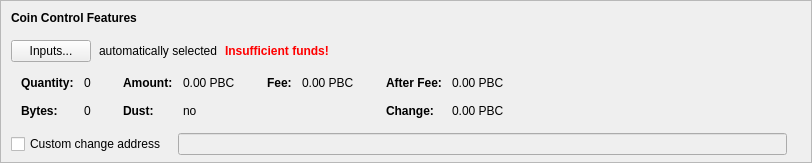
    <widget class="QFrame" name="frameCoinControl">
     <property name="sizePolicy">
      <sizepolicy hsizetype="Expanding" vsizetype="Expanding">
       <horstretch>0</horstretch>
       <verstretch>0</verstretch>
      </sizepolicy>
     </property>
     <property name="maximumSize">
      <size>
       <width>16777215</width>
       <height>16777215</height>
      </size>
     </property>
     <property name="frameShape">
      <enum>QFrame::StyledPanel</enum>
     </property>
     <property name="frameShadow">
      <enum>QFrame::Sunken</enum>
     </property>
     <layout class="QVBoxLayout" name="verticalLayoutCoinControl2">
      <property name="spacing">
       <number>0</number>
      </property>
      <property name="leftMargin">
       <number>0</number>
      </property>
      <property name="topMargin">
       <number>0</number>
      </property>
      <property name="rightMargin">
       <number>0</number>
      </property>
      <property name="bottomMargin">
       <number>6</number>
      </property>
      <item>
       <layout class="QVBoxLayout" name="verticalLayoutCoinControl" stretch="0,0,0,0,1">
        <property name="spacing">
         <number>0</number>
        </property>
        <property name="leftMargin">
         <number>10</number>
        </property>
        <property name="topMargin">
         <number>10</number>
        </property>
        <item>
         <layout class="QHBoxLayout" name="horizontalLayoutCoinControl1">
          <property name="bottomMargin">
           <number>15</number>
          </property>
          <item>
           <widget class="QLabel" name="labelCoinControlFeatures">
            <property name="sizePolicy">
             <sizepolicy hsizetype="Preferred" vsizetype="Maximum">
              <horstretch>0</horstretch>
              <verstretch>0</verstretch>
             </sizepolicy>
            </property>
            <property name="font">
             <font>
              <weight>75</weight>
              <bold>true</bold>
             </font>
            </property>
            <property name="styleSheet">
             <string notr="true">font-weight:bold;</string>
            </property>
            <property name="text">
             <string>Coin Control Features</string>
            </property>
           </widget>
          </item>
         </layout>
        </item>
        <item>
         <layout class="QHBoxLayout" name="horizontalLayoutCoinControl2" stretch="0,0,0,0">
          <property name="spacing">
           <number>8</number>
          </property>
          <property name="bottomMargin">
           <number>10</number>
          </property>
          <item>
           <widget class="QPushButton" name="pushButtonCoinControl">
            <property name="styleSheet">
             <string notr="true"/>
            </property>
            <property name="text">
             <string>Inputs...</string>
            </property>
            <property name="autoDefault">
             <bool>false</bool>
            </property>
           </widget>
          </item>
          <item>
           <widget class="QLabel" name="labelCoinControlAutomaticallySelected">
            <property name="text">
             <string>automatically selected</string>
            </property>
            <property name="margin">
             <number>5</number>
            </property>
           </widget>
          </item>
          <item>
           <widget class="QLabel" name="labelCoinControlInsuffFunds">
            <property name="font">
             <font>
              <weight>75</weight>
              <bold>true</bold>
             </font>
            </property>
            <property name="styleSheet">
             <string notr="true">color:red;font-weight:bold;</string>
            </property>
            <property name="text">
             <string>Insufficient funds!</string>
            </property>
            <property name="margin">
             <number>5</number>
            </property>
           </widget>
          </item>
          <item>
           <spacer name="horizontalSpacerCoinControl">
            <property name="orientation">
             <enum>Qt::Horizontal</enum>
            </property>
            <property name="sizeHint" stdset="0">
             <size>
              <width>40</width>
              <height>1</height>
             </size>
            </property>
           </spacer>
          </item>
         </layout>
        </item>
        <item>
         <widget class="QWidget" name="widgetCoinControl" native="true">
          <property name="sizePolicy">
           <sizepolicy hsizetype="Preferred" vsizetype="Preferred">
            <horstretch>0</horstretch>
            <verstretch>0</verstretch>
           </sizepolicy>
          </property>
          <property name="minimumSize">
           <size>
            <width>0</width>
            <height>0</height>
           </size>
          </property>
          <property name="styleSheet">
           <string notr="true"/>
          </property>
          <layout class="QHBoxLayout" name="horizontalLayoutCoinControl5">
           <property name="leftMargin">
            <number>0</number>
           </property>
           <property name="topMargin">
            <number>0</number>
           </property>
           <property name="rightMargin">
            <number>0</number>
           </property>
           <property name="bottomMargin">
            <number>0</number>
           </property>
           <item>
            <layout class="QHBoxLayout" name="horizontalLayoutCoinControl3" stretch="0,0,0,1">
             <property name="spacing">
              <number>20</number>
             </property>
             <property name="topMargin">
              <number>0</number>
             </property>
             <property name="bottomMargin">
              <number>10</number>
             </property>
             <item>
              <layout class="QFormLayout" name="formLayoutCoinControl1">
               <property name="horizontalSpacing">
                <number>10</number>
               </property>
               <property name="verticalSpacing">
                <number>14</number>
               </property>
               <property name="leftMargin">
                <number>10</number>
               </property>
               <property name="topMargin">
                <number>4</number>
               </property>
               <property name="rightMargin">
                <number>6</number>
               </property>
               <item row="0" column="0">
                <widget class="QLabel" name="labelCoinControlQuantityText">
                 <property name="font">
                  <font>
                   <weight>75</weight>
                   <bold>true</bold>
                  </font>
                 </property>
                 <property name="text">
                  <string>Quantity:</string>
                 </property>
                 <property name="margin">
                  <number>0</number>
                 </property>
                </widget>
               </item>
               <item row="0" column="1">
                <widget class="QLabel" name="labelCoinControlQuantity">
                 <property name="cursor">
                  <cursorShape>IBeamCursor</cursorShape>
                 </property>
                 <property name="contextMenuPolicy">
                  <enum>Qt::ActionsContextMenu</enum>
                 </property>
                 <property name="text">
                  <string notr="true">0</string>
                 </property>
                 <property name="margin">
                  <number>0</number>
                 </property>
                 <property name="textInteractionFlags">
                  <set>Qt::LinksAccessibleByMouse|Qt::TextSelectableByKeyboard|Qt::TextSelectableByMouse</set>
                 </property>
                </widget>
               </item>
               <item row="1" column="0">
                <widget class="QLabel" name="labelCoinControlBytesText">
                 <property name="font">
                  <font>
                   <weight>75</weight>
                   <bold>true</bold>
                  </font>
                 </property>
                 <property name="text">
                  <string>Bytes:</string>
                 </property>
                </widget>
               </item>
               <item row="1" column="1">
                <widget class="QLabel" name="labelCoinControlBytes">
                 <property name="cursor">
                  <cursorShape>IBeamCursor</cursorShape>
                 </property>
                 <property name="contextMenuPolicy">
                  <enum>Qt::ActionsContextMenu</enum>
                 </property>
                 <property name="text">
                  <string notr="true">0</string>
                 </property>
                 <property name="textInteractionFlags">
                  <set>Qt::LinksAccessibleByMouse|Qt::TextSelectableByKeyboard|Qt::TextSelectableByMouse</set>
                 </property>
                </widget>
               </item>
              </layout>
             </item>
             <item>
              <layout class="QFormLayout" name="formLayoutCoinControl2">
               <property name="horizontalSpacing">
                <number>10</number>
               </property>
               <property name="verticalSpacing">
                <number>14</number>
               </property>
               <property name="leftMargin">
                <number>6</number>
               </property>
               <property name="topMargin">
                <number>4</number>
               </property>
               <property name="rightMargin">
                <number>6</number>
               </property>
               <item row="0" column="0">
                <widget class="QLabel" name="labelCoinControlAmountText">
                 <property name="font">
                  <font>
                   <weight>75</weight>
                   <bold>true</bold>
                  </font>
                 </property>
                 <property name="text">
                  <string>Amount:</string>
                 </property>
                 <property name="margin">
                  <number>0</number>
                 </property>
                </widget>
               </item>
               <item row="0" column="1">
                <widget class="QLabel" name="labelCoinControlAmount">
                 <property name="cursor">
                  <cursorShape>IBeamCursor</cursorShape>
                 </property>
                 <property name="contextMenuPolicy">
                  <enum>Qt::ActionsContextMenu</enum>
                 </property>
                 <property name="text">
                  <string notr="true">0.00 PBC</string>
                 </property>
                 <property name="textInteractionFlags">
                  <set>Qt::LinksAccessibleByMouse|Qt::TextSelectableByKeyboard|Qt::TextSelectableByMouse</set>
                 </property>
                </widget>
               </item>
               <item row="1" column="0">
                <widget class="QLabel" name="labelCoinControlLowOutputText">
                 <property name="font">
                  <font>
                   <weight>75</weight>
                   <bold>true</bold>
                  </font>
                 </property>
                 <property name="text">
                  <string>Dust:</string>
                 </property>
                </widget>
               </item>
               <item row="1" column="1">
                <widget class="QLabel" name="labelCoinControlLowOutput">
                 <property name="cursor">
                  <cursorShape>IBeamCursor</cursorShape>
                 </property>
                 <property name="contextMenuPolicy">
                  <enum>Qt::ActionsContextMenu</enum>
                 </property>
                 <property name="text">
                  <string notr="true">no</string>
                 </property>
                 <property name="textInteractionFlags">
                  <set>Qt::LinksAccessibleByMouse|Qt::TextSelectableByKeyboard|Qt::TextSelectableByMouse</set>
                 </property>
                </widget>
               </item>
              </layout>
             </item>
             <item>
              <layout class="QFormLayout" name="formLayoutCoinControl3">
               <property name="horizontalSpacing">
                <number>10</number>
               </property>
               <property name="verticalSpacing">
                <number>14</number>
               </property>
               <property name="leftMargin">
                <number>6</number>
               </property>
               <property name="topMargin">
                <number>4</number>
               </property>
               <property name="rightMargin">
                <number>6</number>
               </property>
               <item row="0" column="0">
                <widget class="QLabel" name="labelCoinControlFeeText">
                 <property name="font">
                  <font>
                   <weight>75</weight>
                   <bold>true</bold>
                  </font>
                 </property>
                 <property name="text">
                  <string>Fee:</string>
                 </property>
                 <property name="margin">
                  <number>0</number>
                 </property>
                </widget>
               </item>
               <item row="0" column="1">
                <widget class="QLabel" name="labelCoinControlFee">
                 <property name="cursor">
                  <cursorShape>IBeamCursor</cursorShape>
                 </property>
                 <property name="contextMenuPolicy">
                  <enum>Qt::ActionsContextMenu</enum>
                 </property>
                 <property name="text">
                  <string notr="true">0.00 PBC</string>
                 </property>
                 <property name="textInteractionFlags">
                  <set>Qt::LinksAccessibleByMouse|Qt::TextSelectableByKeyboard|Qt::TextSelectableByMouse</set>
                 </property>
                </widget>
               </item>
              </layout>
             </item>
             <item>
              <layout class="QFormLayout" name="formLayoutCoinControl4">
               <property name="horizontalSpacing">
                <number>10</number>
               </property>
               <property name="verticalSpacing">
                <number>14</number>
               </property>
               <property name="leftMargin">
                <number>6</number>
               </property>
               <property name="topMargin">
                <number>4</number>
               </property>
               <property name="rightMargin">
                <number>6</number>
               </property>
               <item row="0" column="0">
                <widget class="QLabel" name="labelCoinControlAfterFeeText">
                 <property name="font">
                  <font>
                   <weight>75</weight>
                   <bold>true</bold>
                  </font>
                 </property>
                 <property name="text">
                  <string>After Fee:</string>
                 </property>
                 <property name="margin">
                  <number>0</number>
                 </property>
                </widget>
               </item>
               <item row="0" column="1">
                <widget class="QLabel" name="labelCoinControlAfterFee">
                 <property name="cursor">
                  <cursorShape>IBeamCursor</cursorShape>
                 </property>
                 <property name="contextMenuPolicy">
                  <enum>Qt::ActionsContextMenu</enum>
                 </property>
                 <property name="text">
                  <string notr="true">0.00 PBC</string>
                 </property>
                 <property name="textInteractionFlags">
                  <set>Qt::LinksAccessibleByMouse|Qt::TextSelectableByKeyboard|Qt::TextSelectableByMouse</set>
                 </property>
                </widget>
               </item>
               <item row="1" column="0">
                <widget class="QLabel" name="labelCoinControlChangeText">
                 <property name="font">
                  <font>
                   <weight>75</weight>
                   <bold>true</bold>
                  </font>
                 </property>
                 <property name="text">
                  <string>Change:</string>
                 </property>
                </widget>
               </item>
               <item row="1" column="1">
                <widget class="QLabel" name="labelCoinControlChange">
                 <property name="cursor">
                  <cursorShape>IBeamCursor</cursorShape>
                 </property>
                 <property name="contextMenuPolicy">
                  <enum>Qt::ActionsContextMenu</enum>
                 </property>
                 <property name="text">
                  <string notr="true">0.00 PBC</string>
                 </property>
                 <property name="textInteractionFlags">
                  <set>Qt::LinksAccessibleByMouse|Qt::TextSelectableByKeyboard|Qt::TextSelectableByMouse</set>
                 </property>
                </widget>
               </item>
              </layout>
             </item>
            </layout>
           </item>
          </layout>
         </widget>
        </item>
        <item>
         <layout class="QHBoxLayout" name="horizontalLayoutCoinControl4" stretch="0,0,0">
          <property name="spacing">
           <number>12</number>
          </property>
          <property name="sizeConstraint">
           <enum>QLayout::SetDefaultConstraint</enum>
          </property>
          <property name="topMargin">
           <number>5</number>
          </property>
          <property name="rightMargin">
           <number>5</number>
          </property>
          <item>
           <widget class="QCheckBox" name="checkBoxCoinControlChange">
            <property name="toolTip">
             <string>If this is activated, but the change address is empty or invalid, change will be sent to a newly generated address.</string>
            </property>
            <property name="text">
             <string>Custom change address</string>
            </property>
           </widget>
          </item>
          <item>
           <widget class="QValidatedLineEdit" name="lineEditCoinControlChange">
            <property name="enabled">
             <bool>false</bool>
            </property>
            <property name="sizePolicy">
             <sizepolicy hsizetype="Expanding" vsizetype="Fixed">
              <horstretch>0</horstretch>
              <verstretch>0</verstretch>
             </sizepolicy>
            </property>
           </widget>
          </item>
          <item>
           <widget class="QLabel" name="labelCoinControlChangeLabel">
            <property name="sizePolicy">
             <sizepolicy hsizetype="Preferred" vsizetype="Expanding">
              <horstretch>0</horstretch>
              <verstretch>0</verstretch>
             </sizepolicy>
            </property>
            <property name="minimumSize">
             <size>
              <width>0</width>
              <height>0</height>
             </size>
            </property>
            <property name="text">
             <string/>
            </property>
            <property name="margin">
             <number>3</number>
            </property>
           </widget>
          </item>
         </layout>
        </item>
        <item>
         <spacer name="verticalSpacerCoinControl">
          <property name="orientation">
           <enum>Qt::Vertical</enum>
          </property>
          <property name="sizeHint" stdset="0">
           <size>
            <width>800</width>
            <height>1</height>
           </size>
          </property>
         </spacer>
        </item>
       </layout>
      </item>
     </layout>
    </widget>
